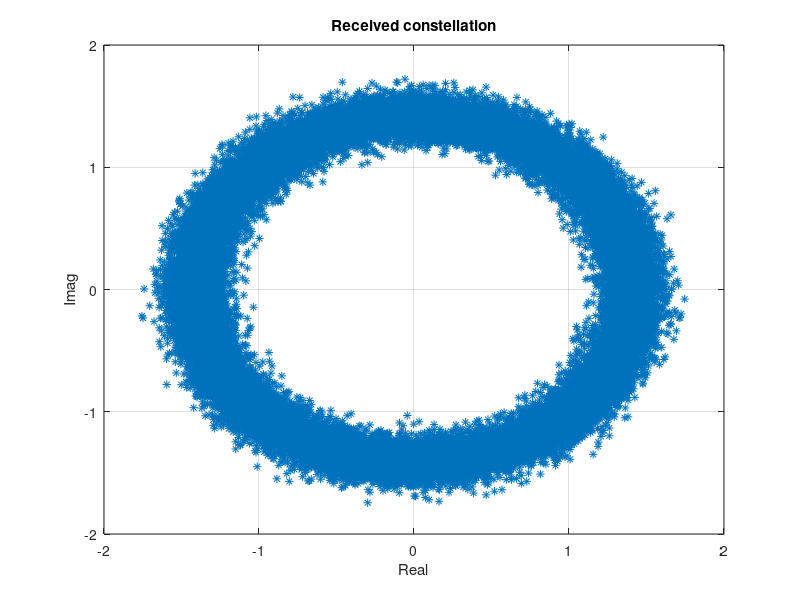
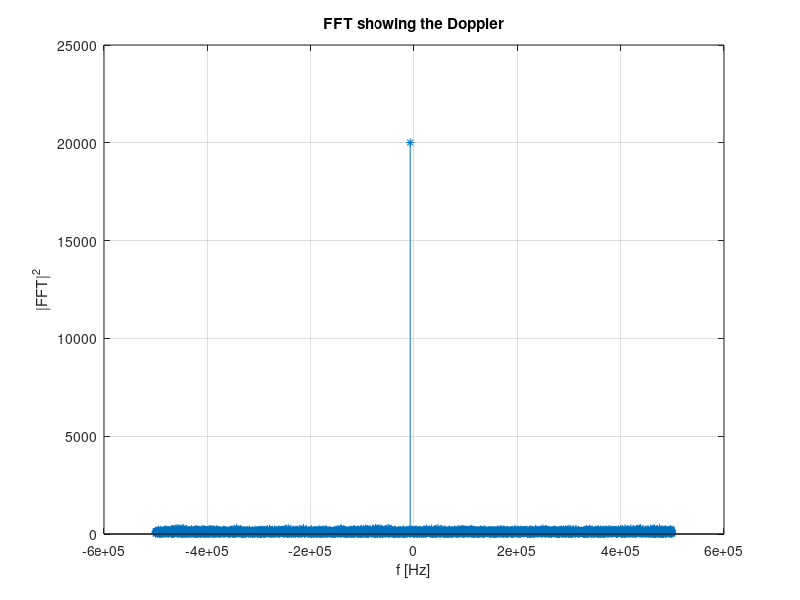
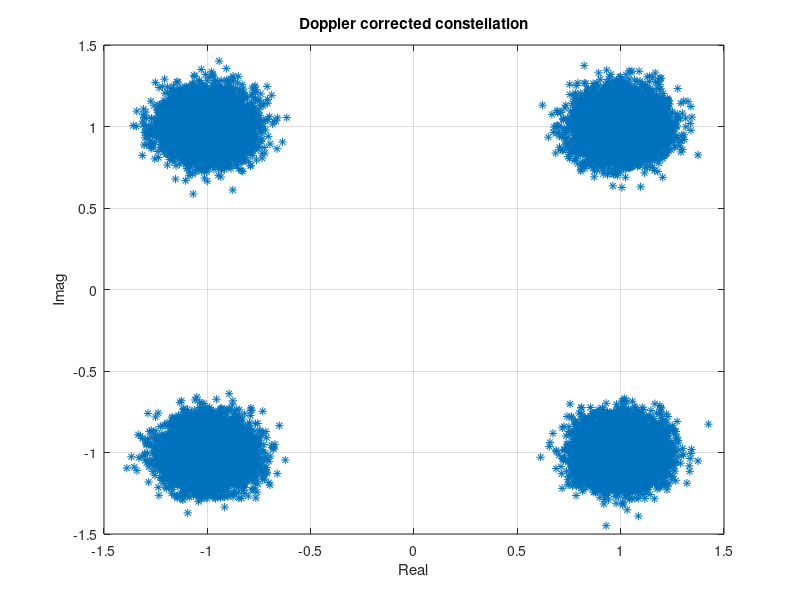

The MATLAB script that drew these images, in order:

clear all; close all;

load('qamData.mat');
 
Ts=1e-6;
fs = 1/Ts;
Tp=1/200;
N=Tp/Ts % length to get the correct resolution

% verify that the data it sufficiently long
if N > length(qamData) 
    error('Not Enough Data')
end

% check that N is even; if not, make is shorter by 1
if mod(N,2) == 1
    N=N-1
end

q=qamData(1:N);

% check what we have
figure(1);
plot(qamData,'*'); grid on;
xlabel('Real'); ylabel('Imag'); title('Received constellation');
 
% raise to 4th power to remove the 4-QAM symbols
q4 = q.^4;
 
fq4 = fft(q4); 

% check what we have 
figure(2); 
freq = -fs/2:fs/N:fs/2-fs/N;
stem(freq, fftshift(abs(fq4)),'*'); 
grid on;
xlabel('f [Hz]'); ylabel('|FFT|^2'); 
title('FFT showing the Doppler');

[val, pos] = max(abs(fq4)); % get the peak which corresponds to the Doppler

% due to fftshift: positive frequencies are in the 1st half, negative ones are in the 2nd half
if pos <= N/2
    Doppler = (pos-1)/Tp/4
else
    Doppler = (pos-1-N)/Tp/4
end

% correct for Doppler
t = (0:1:length(qamData)-1)*Ts;
qCorr = qamData.*exp(-2j*pi*Doppler*t);

% check what we have 
figure(3);
plot(qCorr,'*'); grid on;
xlabel('Real'); ylabel('Imag'); title('Doppler corrected constellation');